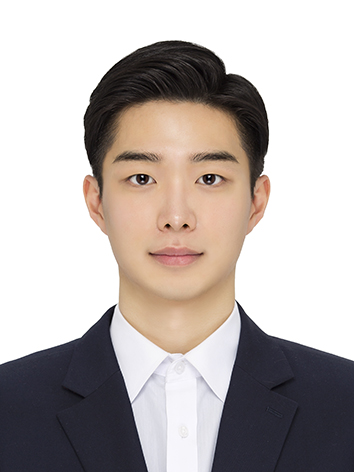
#> input picture data/test3.jpg, 354 x 472 px
$ jupyter execute --allow-errors code_study.ipynb
#> lines starting #> are read from the running program, lines starting #| are printed output that depends on the picture; after the words box and inside, x2 and y2 are one past the last pixel; in counts of white or black regions, pixels touching at a corner belong together
# 필요한 거 불러오고

[cell 1]
import cv2
import numpy as np
import matplotlib.pyplot as plt
from scipy.spatial import distance

# 파일 불러와줌

[cell 2]
# 파라미터
MIN_DIST = 3.0  # 최소 점 간 거리
IMG_PATH = "./data/test3.jpg"

# 이미지 불러오기 및 전처리
image = cv2.imread(IMG_PATH)
#> image is the input picture: shape (472, 354, 3); mean B, G, R 175, 177.7, 185.2
if image is None:
    raise FileNotFoundError("이미지를 찾을 수 없습니다.")

# 전처리
레츠기릿

[cell 3]
bilateral = cv2.bilateralFilter(image, 9, 75, 75)
gray = cv2.cvtColor(bilateral, cv2.COLOR_BGR2GRAY)
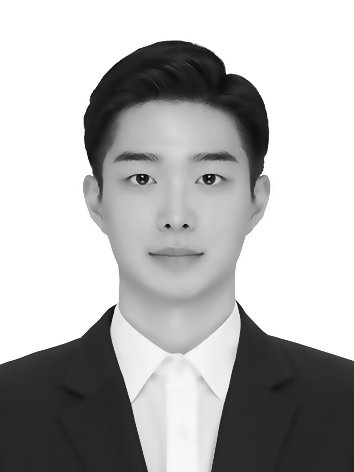
#> gray: shape (472, 354); min 10, max 255, mean 179.7
edges = cv2.Canny(gray, 50, 150)
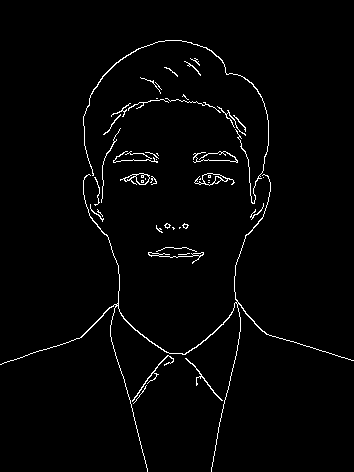
#> edges: shape (472, 354); 2% white in thin lines or dots

- cv2.getStructuringElement(shape, ksize)
    : 모폴로지에 쓰는 커널 함수
    - shape : 구조화 요소 모양 MORPH_CROSS = 십자가 모양
    - ksize : 커널 크기 (행, 열)

[cell 4]
# Skeletonization
def skeletonize(img):
    skel = np.zeros(img.shape, np.uint8) # 빈 이미지 생성 (0으로 채워진)
    element = cv2.getStructuringElement(cv2.MORPH_ELLIPSE, (3, 3))
    while True:
        open_img = cv2.morphologyEx(img, cv2.MORPH_OPEN, element)
        temp = cv2.subtract(img, open_img)
        eroded = cv2.erode(img, element)
        skel = cv2.bitwise_or(skel, temp)
        img[:] = eroded[:]
        if cv2.countNonZero(img) == 0:
            break
    return skel

skeleton = skeletonize(edges)

[cell 5]
# (y, x) 좌표 추출
points = np.column_stack(np.where(skeleton > 0))
#> points = 3332 pairs, first value 40 to 471, second value 0 to 353
print("포인트 데이터 구조 -> ", points.shape)
#| 포인트 데이터 구조 ->  (3332, 2)
print("포인트 데이터 -> ", points[:5])  # 처음 5개 포인트 출력
#| 포인트 데이터 ->  [[ 40 165]
#|  [ 40 166]
#|  [ 40 167]
#|  [ 40 168]
#|  [ 40 169]]
visited = np.zeros(len(points), dtype=bool) # zeros니까 전부 False로 초기화된 상태
path = []

[cell 6]
# 시작점: 가장 왼쪽 위 점
current_idx = np.argmin(points[:, 0] + points[:, 1])
#> current_idx = 149
print("시작점 인덱스 -> ", current_idx)
#| 시작점 인덱스 ->  149
current_point = points[current_idx]
#> current_point = [62, 116]
print(current_point)
#| [ 62 116]
visited[current_idx] = True
path.append(tuple(current_point))

[cell 7]
# 저걸 왜 더하는데
# temp_p = np.array([[40, 165],
#  [40, 166],
#  [40, 167],
#  [40, 168],
#  [40, 169]])
# print("포인트 데이터 구조 -> ", temp_p.shape)
# print(
#     temp_p[:, 0] + temp_p[:, 1]
# )
# np.argmax(temp_p[:, 0] + temp_p[:, 1]) # 0

[cell 8]
temp_array = np.array([False, True, False, False, True])
print(np.where(~temp_array))
print(np.where(~temp_array)[0])  # False인 인덱스

[cell 9]
# TSP-like 연결 (가장 가까운 점 찾기)
while not np.all(visited): # visited가 모두 True가 될 때까지 반복
    dists = distance.cdist([current_point], points[~visited]) # 아직 방문하지 않은 점들과의 거리를 모두 계산 / ~ = not 즉, visited가 False점들

    print(dists)
    # dist shape = (1, 점개수)
    # print("==========")
    # print(dists.shape)
    nearest_idx_in_unvisited = np.argmin(dists)
    global_idx = np.where(~visited)[0][nearest_idx_in_unvisited]
    # print(nearest_idx_in_unvisited, global_idx)
    if dists[0, nearest_idx_in_unvisited] < MIN_DIST:
        visited[global_idx] = True
        continue  # 너무 가까우면 스킵
    current_point = points[global_idx]
    visited[global_idx] = True
    path.append(tuple(current_point))
#> this loop made 3331 passes
#> (nearest_idx_in_unvisited, global_idx) on passes 1 to 3: (149, 150), (157, 159), (156, 158)
#> (printed output is left out)
#> after the loop, path = 884 pairs, first value 40 to 470, second value 2 to 352
    # break

가장 가까운 점 방문하면서 연결

[cell 10]
# 결과 이미지 생성
draw_img = np.ones_like(image) * 255
for pt in path:
    cv2.circle(draw_img, (pt[1], pt[0]), 1, (0, 0, 0), -1)
#> this loop made 884 passes
#> pt on passes 1 to 3: (62, 116), (61, 119), (59, 122)
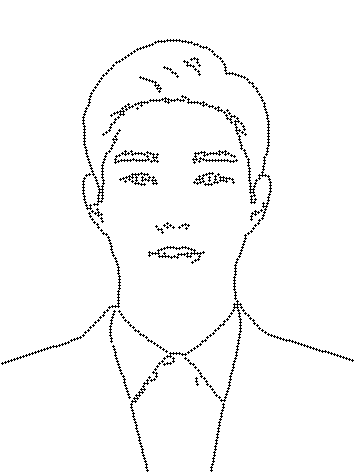
#> draw_img: shape (472, 354, 3); 97.4% white; black in thin lines or dots

# 저장 및 확인
# cv2.imwrite("path_thinned.png", draw_img)
plt.imshow(cv2.cvtColor(draw_img, cv2.COLOR_BGR2RGB))
plt.title("Optimized Drawing Path")
plt.axis("off")
plt.show()

밑에 코드는 알고 싶지 않다...
호호

[cell 11]
#############################
# path를 여러 개의 선으로 나누고, turtle로 뗐다 붙였다 그리는 버전
import turtle

# 거리 기준 (너무 멀면 새 선으로 인식)
BREAK_DIST = 15.0

# path를 여러 선으로 분할
def split_path_into_lines(path, break_dist=15.0):
    lines = []
    current_line = [path[0]]
    for prev, curr in zip(path[:-1], path[1:]):
        dist = np.linalg.norm(np.array(curr) - np.array(prev))
        if dist > break_dist:
            if len(current_line) > 1:
                lines.append(current_line)
            current_line = [curr]
        else:
            current_line.append(curr)
    if len(current_line) > 1:
        lines.append(current_line)
    return lines

# 좌표 변환용
h, w = 600, 800
scale_x = 800 / w
scale_y = 600 / h

# Turtle 설정
turtle.speed(0)
#> (this line was passed over: turtle is not available in this run)
turtle.bgcolor("white")
#> (this line was passed over: turtle is not available in this run)
turtle.pensize(1)
#> (this line was passed over: turtle is not available in this run)

$ run again, with data/test.jpg copied over data/test3.jpg
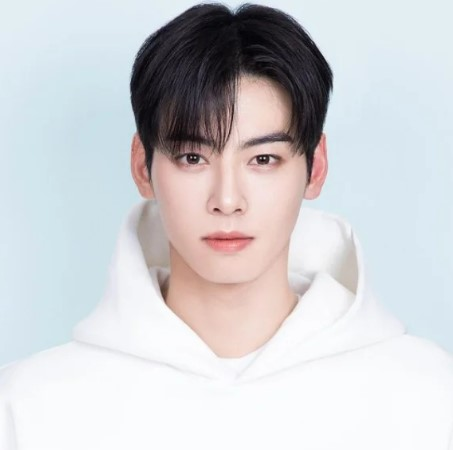
#> input picture data/test.jpg, 453 x 450 px
#> image is the input picture: shape (450, 453, 3); mean B, G, R 211, 207.8, 207.3
#> `edges = cv2.Canny(gray, 50, 150)`:
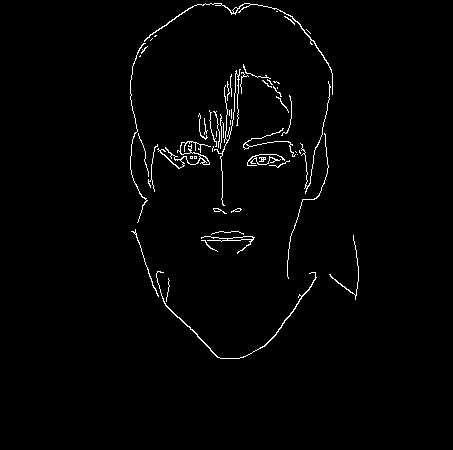
#> edges: shape (450, 453); 1.6% white in thin lines or dots, all inside (x1, y1, x2, y2) = (130, 3, 359, 359)
#> points = 3264 pairs, first value 3 to 358, second value 130 to 358
#| 포인트 데이터 구조 ->  (3264, 2)
#| 포인트 데이터 ->  [[  3 205]
#|  [  3 210]
#|  [  3 211]
#|  [  3 214]
#|  [  3 215]]
#> current_idx = 281
#| 시작점 인덱스 ->  281
#> `current_point = points[current_idx]`: current_point = [34, 150]
#| [ 34 150]
#> the loop `while not np.all(visited):` made 3263 passes
#> (nearest_idx_in_unvisited, global_idx) on passes 1 to 3: (281, 282), (285, 287), (284, 286)
#> (printed output is left out)
#> after the loop `while not np.all(visited):`: path = 850 pairs, first value 3 to 358, second value 130 to 358
#> the loop `for pt in path:` made 850 passes
#> pt on passes 1 to 3: (34, 150), (33, 153), (36, 154)
#> after the loop `for pt in path:`:
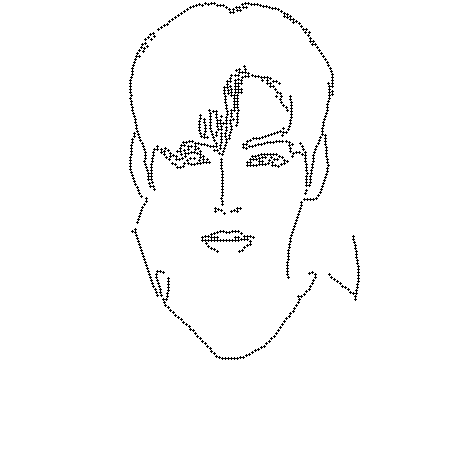
#> draw_img: shape (450, 453, 3); 97.9% white; black in thin lines or dots, all inside (x1, y1, x2, y2) = (129, 2, 360, 360)

$ run again, with data/test2.png saved as data/test3.jpg
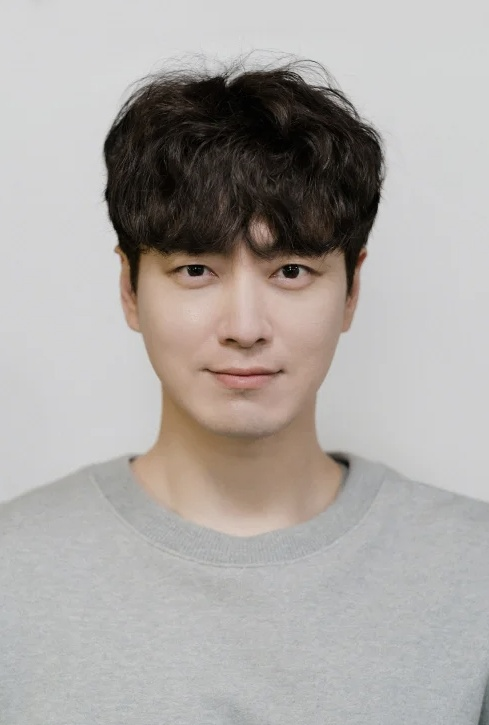
#> input picture data/test2.png, 489 x 725 px
#> image is the input picture: shape (725, 489, 3); mean B, G, R 164.8, 167.9, 172.2
#> `edges = cv2.Canny(gray, 50, 150)`:
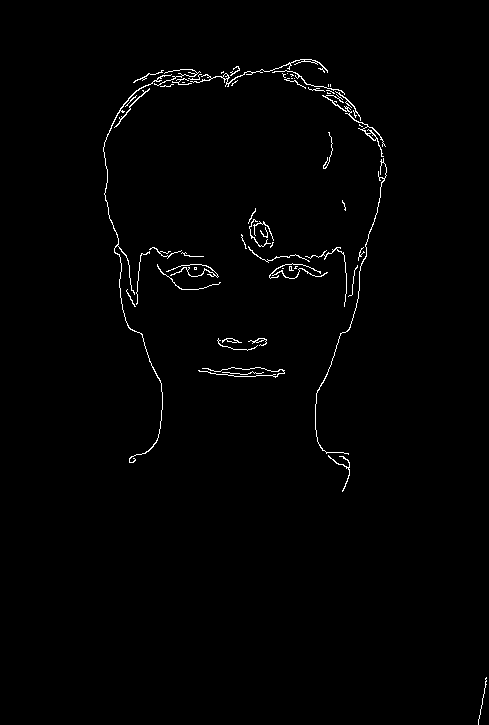
#> edges: shape (725, 489); 1.1% white in thin lines or dots, all inside (x1, y1, x2, y2) = (103, 59, 487, 725)
#> points = 3783 pairs, first value 59 to 724, second value 103 to 486
#| 포인트 데이터 구조 ->  (3783, 2)
#| 포인트 데이터 ->  [[ 59 300]
#|  [ 59 301]
#|  [ 59 302]
#|  [ 59 303]
#|  [ 59 304]]
#> current_idx = 511
#| 시작점 인덱스 ->  511
#> `current_point = points[current_idx]`: current_point = [80, 135]
#| [ 80 135]
#> the loop `while not np.all(visited):` made 3782 passes
#> (nearest_idx_in_unvisited, global_idx) on passes 1 to 3: (511, 512), (550, 552), (549, 551)
#> (printed output is left out)
#> after the loop `while not np.all(visited):`: path = 984 pairs, first value 59 to 722, second value 103 to 486
#> the loop `for pt in path:` made 984 passes
#> pt on passes 1 to 3: (80, 135), (79, 138), (78, 141)
#> after the loop `for pt in path:`:
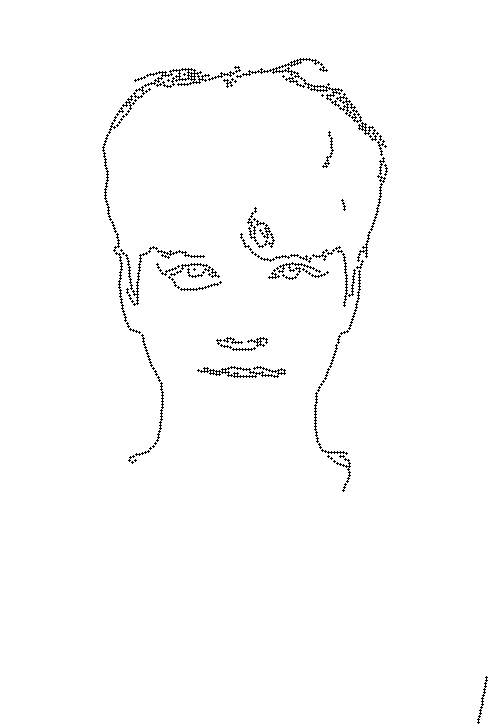
#> draw_img: shape (725, 489, 3); 98.6% white; black in thin lines or dots, all inside (x1, y1, x2, y2) = (102, 58, 488, 724)
